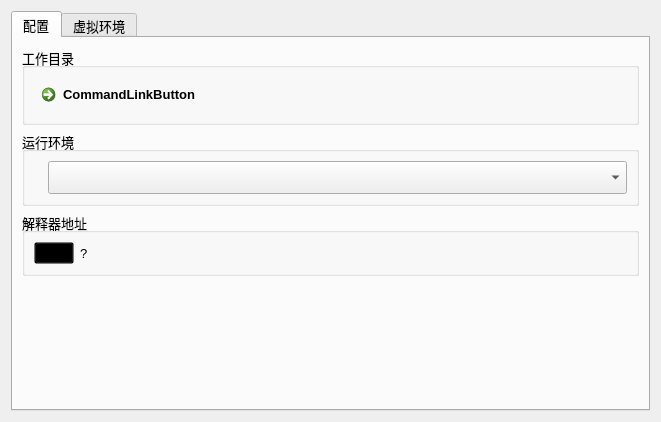
<?xml version="1.0" encoding="UTF-8"?>
<ui version="4.0">
 <class>Frame</class>
 <widget class="QFrame" name="Frame">
  <property name="geometry">
   <rect>
    <x>0</x>
    <y>0</y>
    <width>661</width>
    <height>422</height>
   </rect>
  </property>
  <property name="cursor">
   <cursorShape>ArrowCursor</cursorShape>
  </property>
  <property name="windowTitle">
   <string>配置</string>
  </property>
  <property name="windowIcon">
   <iconset>
    <normaloff>../img/ico_setting.png</normaloff>../img/ico_setting.png</iconset>
  </property>
  <layout class="QVBoxLayout" name="verticalLayout">
   <item>
    <widget class="QTabWidget" name="tabWidget">
     <property name="font">
      <font>
       <family>Arial</family>
       <pointsize>10</pointsize>
      </font>
     </property>
     <property name="currentIndex">
      <number>0</number>
     </property>
     <widget class="QWidget" name="tab">
      <attribute name="title">
       <string>配置</string>
      </attribute>
      <layout class="QVBoxLayout" name="verticalLayout_4">
       <item>
        <layout class="QVBoxLayout" name="verticalLayout_3">
         <item>
          <widget class="QGroupBox" name="groupBox">
           <property name="title">
            <string>工作目录</string>
           </property>
           <layout class="QVBoxLayout" name="verticalLayout_5">
            <item>
             <widget class="QCommandLinkButton" name="config_work">
              <property name="cursor">
               <cursorShape>PointingHandCursor</cursorShape>
              </property>
              <property name="contextMenuPolicy">
               <enum>Qt::NoContextMenu</enum>
              </property>
              <property name="text">
               <string>CommandLinkButton</string>
              </property>
              <property name="icon">
               <iconset>
                <normaloff>../img/ico_floder.png</normaloff>../img/ico_floder.png</iconset>
              </property>
              <property name="iconSize">
               <size>
                <width>40</width>
                <height>40</height>
               </size>
              </property>
             </widget>
            </item>
           </layout>
          </widget>
         </item>
        </layout>
       </item>
       <item>
        <widget class="QGroupBox" name="yu">
         <property name="title">
          <string>运行环境</string>
         </property>
         <layout class="QVBoxLayout" name="verticalLayout_6">
          <item>
           <layout class="QHBoxLayout" name="horizontalLayout">
            <item>
             <widget class="QLabel" name="label">
              <property name="sizePolicy">
               <sizepolicy hsizetype="Fixed" vsizetype="Preferred">
                <horstretch>0</horstretch>
                <verstretch>0</verstretch>
               </sizepolicy>
              </property>
              <property name="text">
               <string/>
              </property>
              <property name="pixmap">
               <pixmap>../img/ico_python_32.png</pixmap>
              </property>
             </widget>
            </item>
            <item>
             <widget class="QComboBox" name="comboBox">
              <property name="font">
               <font>
                <family>Arial</family>
                <pointsize>12</pointsize>
               </font>
              </property>
              <property name="styleSheet">
               <string notr="true">padding:5px</string>
              </property>
             </widget>
            </item>
           </layout>
          </item>
         </layout>
        </widget>
       </item>
       <item>
        <widget class="QGroupBox" name="groupBox_2">
         <property name="title">
          <string>解释器地址</string>
         </property>
         <layout class="QVBoxLayout" name="verticalLayout_7">
          <item>
           <layout class="QHBoxLayout" name="horizontalLayout_2">
            <item>
             <widget class="QPushButton" name="pushButton">
              <property name="sizePolicy">
               <sizepolicy hsizetype="Fixed" vsizetype="Fixed">
                <horstretch>0</horstretch>
                <verstretch>0</verstretch>
               </sizepolicy>
              </property>
              <property name="styleSheet">
               <string notr="true">background:#00000000;</string>
              </property>
              <property name="text">
               <string/>
              </property>
              <property name="icon">
               <iconset>
                <normaloff>../img/ico_pycharm.png</normaloff>../img/ico_pycharm.png</iconset>
              </property>
              <property name="iconSize">
               <size>
                <width>40</width>
                <height>40</height>
               </size>
              </property>
             </widget>
            </item>
            <item>
             <widget class="QLabel" name="label_path_exe">
              <property name="layoutDirection">
               <enum>Qt::LeftToRight</enum>
              </property>
              <property name="text">
               <string>?</string>
              </property>
              <property name="alignment">
               <set>Qt::AlignLeading|Qt::AlignLeft|Qt::AlignVCenter</set>
              </property>
             </widget>
            </item>
           </layout>
          </item>
         </layout>
        </widget>
       </item>
       <item>
        <spacer name="verticalSpacer">
         <property name="orientation">
          <enum>Qt::Vertical</enum>
         </property>
         <property name="sizeHint" stdset="0">
          <size>
           <width>20</width>
           <height>40</height>
          </size>
         </property>
        </spacer>
       </item>
      </layout>
     </widget>
     <widget class="QWidget" name="tab_2">
      <attribute name="title">
       <string>虚拟环境</string>
      </attribute>
     </widget>
    </widget>
   </item>
  </layout>
 </widget>
 <resources/>
 <connections/>
</ui>
